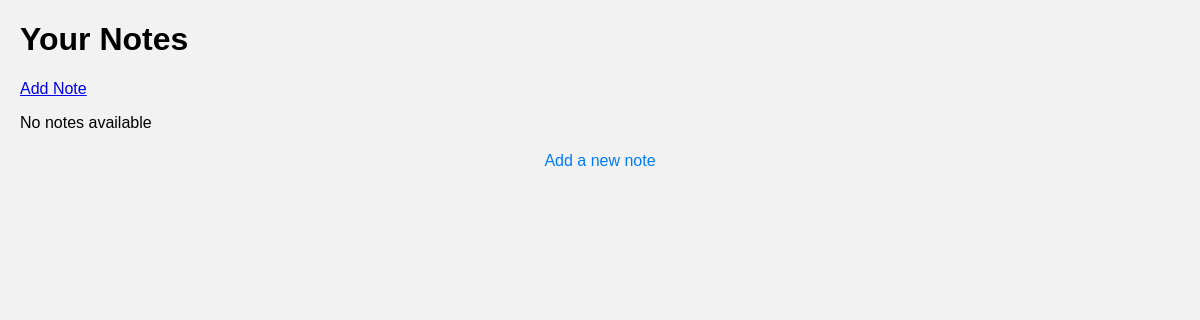
/blog/, run on an earlier commit of the app's database.
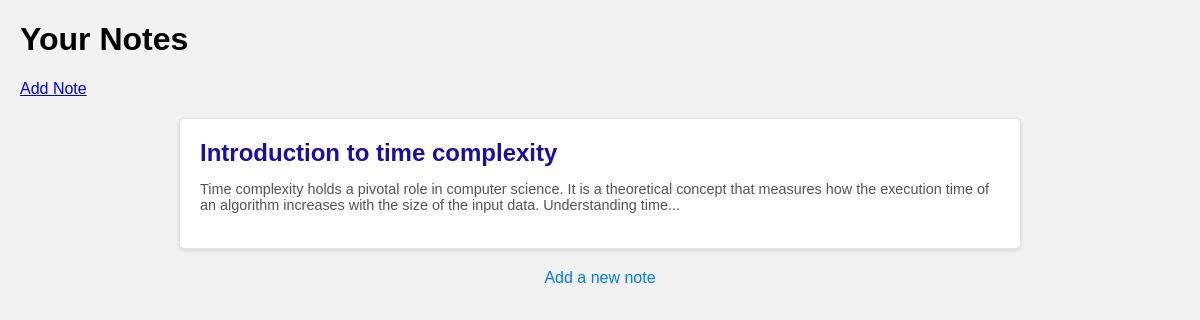
And on a later commit of the database.
### accounts/models.py (models this page shows, shortened)
class Note(models.Model):
    heading = models.CharField(max_length=200)
    body = models.TextField()

### accounts/views.py (the view)
# urls.py: path('blog/', views.blog, name='blog'),
def blog(request):
    notes = Note.objects.all()
    return render(request, 'accounts/blog.html', {'notes': notes})

### accounts/templates/accounts/blog.html (shortened to what this page needs)
<!DOCTYPE html>
<html lang="en">
<head>
</head>
<body>
    <h1>Your Notes</h1>
    <a href="{% url 'add_note' %}">Add Note</a>
    <div>
    {% for note in notes %}
        <div class="search-result">
            <h2><a href="{% url 'note_detail' note.id %}">{{ note.heading }}</a></h2>
            <p class="snippet">{{ note.body|slice:":200" }}...</p>
        </div>
    {% empty %}
        <p>No notes available</p>
    {% endfor %}
    </div>
    <div class="footer-link">
        <a href="{% url 'add_note' %}">Add a new note</a>
    </div>
</body>
</html>

### accounts/templates/accounts/blog.html (style rules this page uses)
body { font-family: Arial, sans-serif; margin: 20px; background-color: #f2f2f2; }
.search-result { max-width: 800px; margin: 20px auto; padding: 20px; background-color: white; border: 1px solid #e1e1e1; border-radius: 5px; box-shadow: 0px 2px 4px rgba(0, 0, 0, 0.1); }
.search-result h2 { margin: 0 0 10px 0; font-size: 1.5rem; }
.search-result h2 a { color: #1a0dab; text-decoration: none; }
.snippet { color: #545454; font-size: 0.9rem; }
.footer-link { text-align: center; margin-top: 20px; }
.footer-link a { text-decoration: none; color: #007bff; }

What changed in the data, as far as the page shows it:
added Note: heading "Introduction to time complexity", body "Time complexity holds a pivotal role in computer science. It is a theoretical concept that measures how the execution time of an algorithm increases with the size of the input data. Understanding time"
Also different on the page:
text no longer shown: "No notes available"
